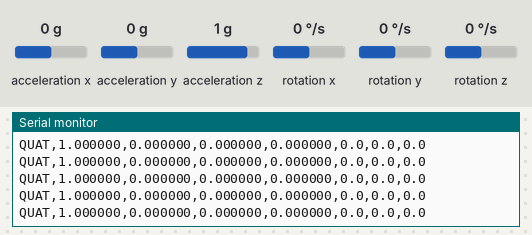
Simulated run of this sketch. Board: Arduino Uno, built with avr-gcc and run on an emulated ATmega328P. Shown: the last lines printed to the serial monitor. The test bench sets the inputs (shaded band); at power-on: acceleration z 1 g, acceleration x 0 g, acceleration y 0 g, rotation x 0 °/s, rotation y 0 °/s, rotation z 0 °/s.

Above: at 3.4 s.
3.5 s: acceleration z set to 0 g
6.5 s: acceleration x set to -1.4 g
At 7.6 s:
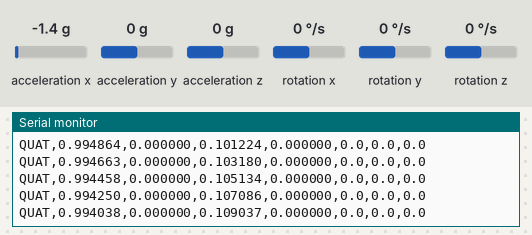
9.5 s: acceleration y set to -1.4 g
At 10.0 s:
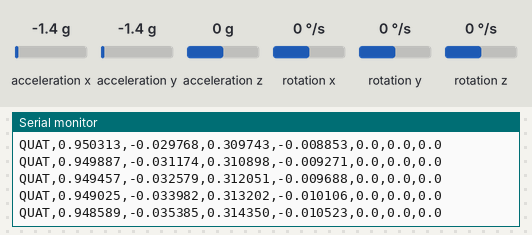
11.0 s: rotation x set to -192 °/s
At 11.6 s:
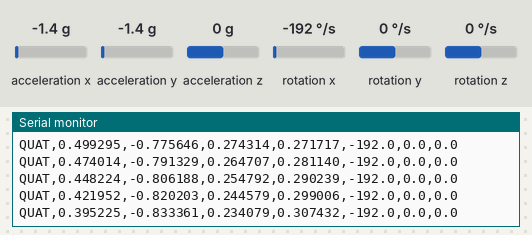
12.5 s: rotation y set to -192 °/s
At 13.6 s:
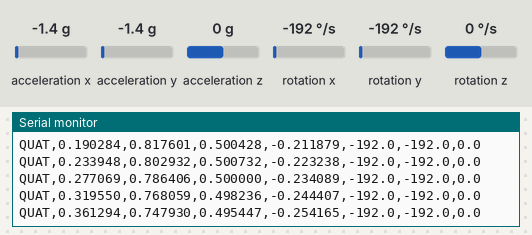
Timing chart, 0 to 15.0 s (numbered marks = the images above; inputs shaded):
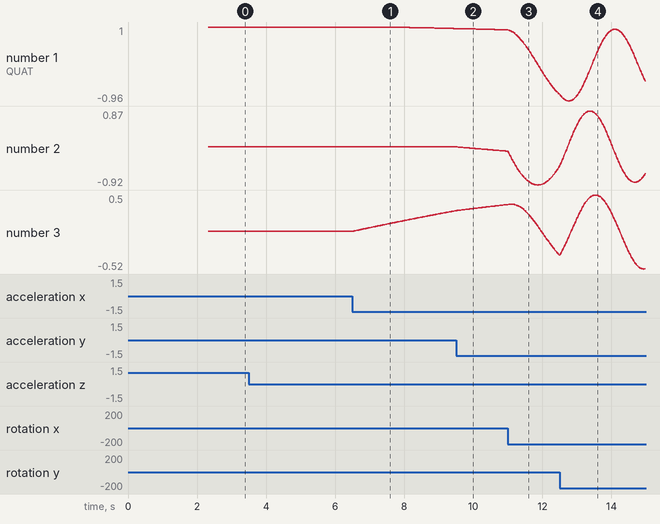

The sketch:

XiaoIMUBridge.ino
```cpp
#include <Arduino.h>
#include <LSM6DS3.h>
#include <Wire.h>

// The upstream Arduino Madgwick library stores the fused quaternion but only
// exposes Euler getters. Limit this compatibility shim to this one header so
// we can transmit the original quaternion without editing an installed library.
// MadgwickAHRS.h includes Arduino.h, which is already guarded above.
#define private public
#include <MadgwickAHRS.h>
#undef private

LSM6DS3 imu(I2C_MODE, 0x6A);
Madgwick orientationFilter;

constexpr float SampleFrequencyHz = 50.0f;
constexpr uint32_t SamplePeriodMicros = 20000;
constexpr int GyroCalibrationSamples = 200;

float gyroBiasX = 0.0f;
float gyroBiasY = 0.0f;
float gyroBiasZ = 0.0f;
uint32_t nextSampleMicros = 0;

void calibrateAndInitializeOrientation()
{
  float gyroSumX = 0.0f;
  float gyroSumY = 0.0f;
  float gyroSumZ = 0.0f;
  float accelSumX = 0.0f;
  float accelSumY = 0.0f;
  float accelSumZ = 0.0f;

  // Keep the doll still in its forward pose during this two-second startup.
  for (int index = 0; index < GyroCalibrationSamples; ++index)
  {
    gyroSumX += imu.readFloatGyroX();
    gyroSumY += imu.readFloatGyroY();
    gyroSumZ += imu.readFloatGyroZ();
    accelSumX += imu.readFloatAccelX();
    accelSumY += imu.readFloatAccelY();
    accelSumZ += imu.readFloatAccelZ();
    delay(10);
  }

  const float inverseSampleCount = 1.0f / GyroCalibrationSamples;
  gyroBiasX = gyroSumX * inverseSampleCount;
  gyroBiasY = gyroSumY * inverseSampleCount;
  gyroBiasZ = gyroSumZ * inverseSampleCount;

  const float ax = accelSumX * inverseSampleCount;
  const float ay = accelSumY * inverseSampleCount;
  const float az = accelSumZ * inverseSampleCount;

  // Seed roll and pitch from gravity instead of waiting several seconds for
  // the filter to converge from the identity quaternion. Yaw starts at zero.
  const float roll = atan2f(ay, az);
  const float pitch = atan2f(-ax, sqrtf(ay * ay + az * az));
  const float halfRoll = 0.5f * roll;
  const float halfPitch = 0.5f * pitch;
  const float cosRoll = cosf(halfRoll);
  const float sinRoll = sinf(halfRoll);
  const float cosPitch = cosf(halfPitch);
  const float sinPitch = sinf(halfPitch);

  orientationFilter.q0 = cosRoll * cosPitch;
  orientationFilter.q1 = sinRoll * cosPitch;
  orientationFilter.q2 = cosRoll * sinPitch;
  orientationFilter.q3 = -sinRoll * sinPitch;
}

void setup()
{
  Serial.begin(115200);

  if (imu.begin() != 0)
  {
    while (true)
    {
      Serial.println("IMU_INIT_FAILED");
      delay(1000);
    }
  }

  orientationFilter.begin(SampleFrequencyHz);
  delay(100);
  calibrateAndInitializeOrientation();
  nextSampleMicros = micros() + SamplePeriodMicros;
}

void loop()
{
  const uint32_t currentMicros = micros();
  if (static_cast<int32_t>(currentMicros - nextSampleMicros) < 0)
  {
    return;
  }

  nextSampleMicros += SamplePeriodMicros;
  if (static_cast<int32_t>(currentMicros - nextSampleMicros) >
      static_cast<int32_t>(SamplePeriodMicros))
  {
    nextSampleMicros = currentMicros + SamplePeriodMicros;
  }

  const float gx = imu.readFloatGyroX() - gyroBiasX;
  const float gy = imu.readFloatGyroY() - gyroBiasY;
  const float gz = imu.readFloatGyroZ() - gyroBiasZ;
  const float ax = imu.readFloatAccelX();
  const float ay = imu.readFloatAccelY();
  const float az = imu.readFloatAccelZ();

  orientationFilter.updateIMU(gx, gy, gz, ax, ay, az);

  // Raw Madgwick quaternion packet: W, X, Y, Z, Gyro X, Gyro Y, Gyro Z.
  // Sending the fused quaternion avoids the Euler singularity near +/-90 deg.
  const float qw = orientationFilter.q0;
  const float qx = orientationFilter.q1;
  const float qy = orientationFilter.q2;
  const float qz = orientationFilter.q3;
  const float normSquared = qw * qw + qx * qx + qy * qy + qz * qz;

  if (isfinite(normSquared) && normSquared > 0.0f)
  {
    const float inverseNorm = 1.0f / sqrtf(normSquared);
    Serial.print("QUAT,");
    Serial.print(qw * inverseNorm, 6);
    Serial.print(',');
    Serial.print(qx * inverseNorm, 6);
    Serial.print(',');
    Serial.print(qy * inverseNorm, 6);
    Serial.print(',');
    Serial.print(qz * inverseNorm, 6);
    Serial.print(',');
    Serial.print(gx, 1);
    Serial.print(',');
    Serial.print(gy, 1);
    Serial.print(',');
    Serial.println(gz, 1);
  }
}
```

Measured:
- after the input at 6.5 s, the serial monitor: prints a new line at once (image 1)
- plotted number 1: 1 → 0.96 after the input at 6.5 s
- plotted number 3: 0 → 0.29 after the input at 6.5 s
